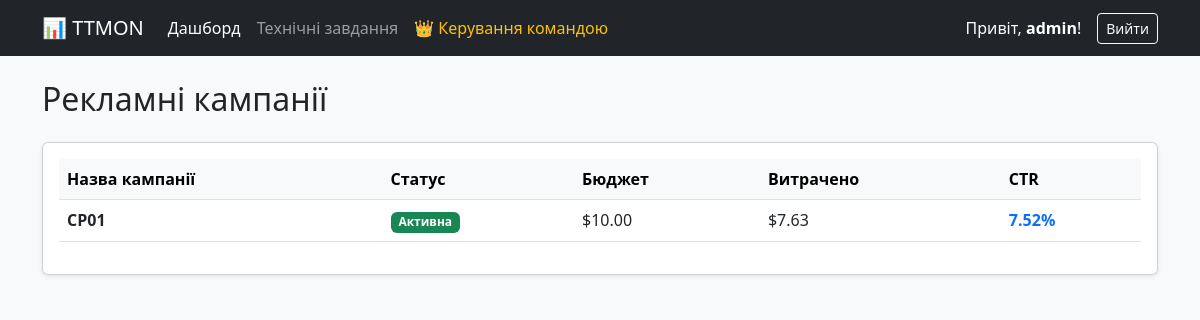
Screenshot of / (signed in) with the database file from the repository.
### users/models.py (models this page shows, shortened)
class CustomUser(AbstractUser):
    ROLE_CHOICES = (
        ('media_buyer', 'Медіабайєр'),
        ('creative', 'Креативник'),
    )
    email = models.EmailField('email address', unique=True)
    role = models.CharField(max_length=20, choices=ROLE_CHOICES, default='media_buyer')
    supervisor = models.ForeignKey(
        'self',
        on_delete=models.SET_NULL,
        null=True,
        blank=True,
        limit_choices_to={'role': 'media_buyer'},
        related_name='team_members',
        verbose_name="Прив'язаний баєр"
    )
    temporary_password = models.CharField(max_length=50, blank=True, null=True, verbose_name="Тимчасовий пароль")
    has_changed_password = models.BooleanField(default=False, verbose_name="Пароль змінено")
    reset_requested = models.BooleanField(default=False, verbose_name="Запит на скидання пароля")

### analytics/models.py (models this page shows, shortened)
class Campaign(models.Model):
    STATUS_CHOICES = (
        ('ACTIVE', 'Активна'),
        ('PAUSED', 'На паузі'),
        ('COMPLETED', 'Завершена'),
    )
    owner = models.ForeignKey(settings.AUTH_USER_MODEL, on_delete=models.CASCADE, related_name='campaigns',
                              verbose_name="Власник (Медіабайєр)")
    name = models.CharField(max_length=255, verbose_name="Назва кампанії")
    status = models.CharField(max_length=20, choices=STATUS_CHOICES, default='ACTIVE', verbose_name="Статус")
    budget = models.DecimalField(max_digits=10, decimal_places=2, verbose_name="Бюджет ($)")
    spend = models.DecimalField(max_digits=10, decimal_places=2, default=0, verbose_name="Витрачено ($)")
    impressions = models.IntegerField(default=0, verbose_name="Покази")
    clicks = models.IntegerField(default=0, verbose_name="Кліки")
    conversions = models.IntegerField(default=0, verbose_name="Конверсії")
    created_at = models.DateTimeField(auto_now_add=True)
    updated_at = models.DateTimeField(auto_now=True)
    class Meta:
        verbose_name = "Рекламна кампанія"
        verbose_name_plural = "Рекламні кампанії"
    @property
    def ctr(self):
        if self.impressions > 0:
            return round((self.clicks / self.impressions) * 100, 2)
        return 0

### analytics/views.py (the view)
# urls.py: path('', views.dashboard, name='dashboard'),
@login_required
def dashboard(request):
    campaigns = Campaign.objects.all().order_by('-created_at')
    context = {
        'campaigns': campaigns
    }
    return render(request, 'analytics/dashboard.html', context)

### analytics/templates/analytics/dashboard.html (shortened to what this page needs)
{% extends 'base.html' %}
{% block content %}
    <h2 class="mb-4">Рекламні кампанії</h2>
    <div class="card shadow-sm">
        <div class="card-body">
            <table class="table table-hover align-middle">
                <thead class="table-light">
                    <tr>
                        <th>Назва кампанії</th>
                        <th>Статус</th>
                        <th>Бюджет</th>
                        <th>Витрачено</th>
                        <th>CTR</th>
                    </tr>
                </thead>
                <tbody>
                    {% for campaign in campaigns %}
                    <tr>
                        <td class="fw-bold">{{ campaign.name }}</td>
                        <td>
                            {% if campaign.status == 'ACTIVE' %}
                                <span class="badge bg-success">Активна</span>
                            {% elif campaign.status == 'PAUSED' %}
                                <span class="badge bg-warning text-dark">На паузі</span>
                            {% else %}
                                <span class="badge bg-secondary">Завершена</span>
                            {% endif %}
                        </td>
                        <td>${{ campaign.budget }}</td>
                        <td>${{ campaign.spend }}</td>
                        <td><span class="text-primary fw-bold">{{ campaign.ctr }}%</span></td>
                    </tr>
                    {% empty %}
                    <tr>
                        <td colspan="5" class="text-center text-muted py-3">Немає жодної кампанії.</td>
                    </tr>
                    {% endfor %}
                </tbody>
            </table>
        </div>
    </div>
{% endblock %}

### templates/base.html (shortened to what this page needs)
<!DOCTYPE html>
<html lang="uk">
<head>
    <link href="https://cdn.jsdelivr.net/npm/bootstrap@5.3.0/dist/css/bootstrap.min.css" rel="stylesheet">
</head>
<body class="bg-light">
<nav class="navbar navbar-expand-lg navbar-dark bg-dark mb-4">
    <div class="container">
        <a class="navbar-brand" href="/">📊 TTMON</a>
        <div class="collapse navbar-collapse">
            <ul class="navbar-nav me-auto mb-2 mb-lg-0">
                <li class="nav-item">
                    <a class="nav-link {% if request.path == '/' %}active{% endif %}" href="/">Дашборд</a>
                </li>
                <li class="nav-item">
                    <a class="nav-link {% if '/tasks/' in request.path %}active{% endif %}" href="/tasks/">Технічні завдання</a>
                </li>
                {% if user.is_superuser %}
                <li class="nav-item">
                    <a class="nav-link text-warning {% if '/users/' in request.path %}active{% endif %}" href="{% url 'users:manage_users' %}">👑 Керування командою</a>
                </li>
                {% endif %}
            </ul>
            <div class="d-flex align-items-center">
                {% if user.is_authenticated %}
                    <span class="navbar-text me-3 text-white">
                        Привіт, <strong>{{ user.username }}</strong>!
                    </span>
                    <form method="POST" action="{% url 'logout' %}">
                        <button type="submit" class="btn btn-outline-light btn-sm">Вийти</button>
                    </form>
                {% else %}
                    <a href="{% url 'login' %}" class="btn btn-outline-light btn-sm">Увійти</a>
                {% endif %}
            </div>
        </div>
    </div>
</nav>
<div class="container">
    {% block content %}
    {% endblock %}
</div>
</body>
</html>

### rows the page displays
CustomUser: username "admin"
Campaign: name "CP01", status "Активна", budget "10.00", spend "7.63", ctr "7.52"
